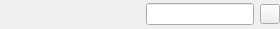
<?xml version="1.0" encoding="UTF-8"?>
<ui version="4.0">
 <class>AbstractSelectWidget</class>
 <widget class="QWidget" name="AbstractSelectWidget">
  <property name="geometry">
   <rect>
    <x>0</x>
    <y>0</y>
    <width>280</width>
    <height>29</height>
   </rect>
  </property>
  <property name="windowTitle">
   <string>AbstractSelectWidget</string>
  </property>
  <layout class="QVBoxLayout" name="verticalLayout">
   <property name="leftMargin">
    <number>0</number>
   </property>
   <property name="topMargin">
    <number>0</number>
   </property>
   <property name="rightMargin">
    <number>0</number>
   </property>
   <property name="bottomMargin">
    <number>0</number>
   </property>
   <item>
    <layout class="QHBoxLayout" name="horizontalLayout" stretch="1,1,0">
     <item>
      <widget class="QWidget" name="widget" native="true">
       <layout class="QVBoxLayout" name="verticalLayout_2">
        <property name="leftMargin">
         <number>0</number>
        </property>
        <property name="topMargin">
         <number>0</number>
        </property>
        <property name="rightMargin">
         <number>0</number>
        </property>
        <property name="bottomMargin">
         <number>0</number>
        </property>
       </layout>
      </widget>
     </item>
     <item>
      <widget class="QLineEdit" name="lineEdit">
       <property name="sizePolicy">
        <sizepolicy hsizetype="Fixed" vsizetype="Fixed">
         <horstretch>0</horstretch>
         <verstretch>0</verstretch>
        </sizepolicy>
       </property>
       <property name="minimumSize">
        <size>
         <width>0</width>
         <height>0</height>
        </size>
       </property>
      </widget>
     </item>
     <item>
      <widget class="QPushButton" name="pushButton">
       <property name="minimumSize">
        <size>
         <width>20</width>
         <height>20</height>
        </size>
       </property>
       <property name="maximumSize">
        <size>
         <width>20</width>
         <height>20</height>
        </size>
       </property>
       <property name="text">
        <string/>
       </property>
      </widget>
     </item>
    </layout>
   </item>
  </layout>
 </widget>
 <layoutdefault spacing="6" margin="11"/>
 <resources/>
 <connections/>
</ui>
